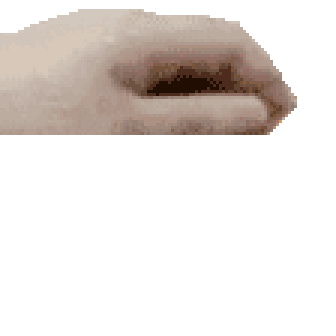
#> input picture assets/hand_frames/00.png, 112 x 112 px (shown 3 times larger); its folder holds only this picture in this run
$ python generate_headpat.py assets/hand_frames/00.png
#> lines starting #> are read from the running program, lines starting #| are printed output that depends on the picture; after the words box and inside, x2 and y2 are one past the last pixel; in counts of white or black regions, pixels touching at a corner belong together
#> in main, char is the input picture: PIL image 112x112 RGBA; mean R, G, B, A 48.9, 42.9, 39.3, 73.2
#!/usr/bin/env python3
"""
generate_headpat.py
Squish-enabled headpat generator (WebM VP9 with alpha).

Usage:
  python generate_headpat.py char.png --size 512 --fps 30 --crf 32 --scale 0.9 \
    --hand-dir assets/hand_frames --squish-mode cosine --squish-min 0.88 \
    --widen 0.12 --anchor top -o outputs/headpat.webm
"""
import argparse, os, sys, tempfile, subprocess, math, re, glob, shutil
from PIL import Image

def natural_key(s):
    return [int(t) if t.isdigit() else t.lower() for t in re.split(r'(\d+)', s)]

def list_hand_frames(hand_dir):
    exts = ('.png', '.webp')
    files = [f for f in glob.glob(os.path.join(hand_dir, '*')) if os.path.splitext(f)[1].lower() in exts]
    files.sort(key=natural_key)
    if not files:
        raise FileNotFoundError(f"No hand frames found in {hand_dir}")
    return files

def premultiply_alpha(img: Image.Image) -> Image.Image:
    if img.mode != "RGBA":
        img = img.convert("RGBA")
    r, g, b, a = img.split()
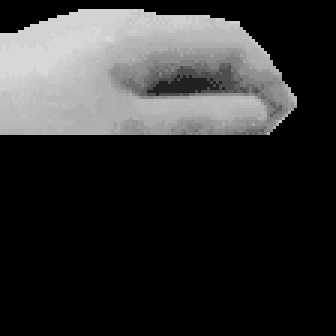
#> r: PIL image 112x112 L (shown 3 times larger); min 0, max 215, mean 48.9
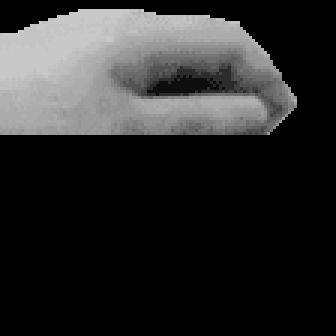
#> g: PIL image 112x112 L (shown 3 times larger); min 0, max 200, mean 42.9
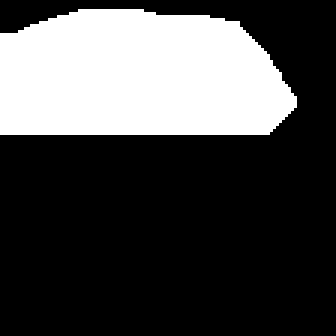
#> a: PIL image 112x112 L (shown 3 times larger); 28.7% white; 1 white region, box (x1, y1, x2, y2) and area: (0, 3, 99, 45) 3603
    r = Image.composite(r, Image.new("L", img.size, 0), a)
    g = Image.composite(g, Image.new("L", img.size, 0), a)
    b = Image.composite(b, Image.new("L", img.size, 0), a)
    return Image.merge("RGBA", (r, g, b, a))

def resize_keep_aspect(img: Image.Image, target_h: int, target_w: int = None) -> Image.Image:
#> called with target_h = 461
    w, h = img.size
#> w = 112; h = 112
    if target_w is None:
        ratio = target_h / h
#> ratio = 4.12
        target_w = max(1, int(round(w * ratio)))
#> target_w = 461
    return img.resize((target_w, target_h), Image.BICUBIC)

def pat_curve_cosine(phase: float) -> float:
    # 0..1 smooth down-up
    return 0.5 * (1 - math.cos(2 * math.pi * phase))

def pat_curve_triangle(phase: float) -> float:
    x = phase % 1.0
    return 1.0 - abs((x * 2.0) - 1.0)

def main():
    p = argparse.ArgumentParser()
    p.add_argument("image", help="Character image (PNG with alpha recommended)")
    p.add_argument("--size", type=int, default=512, help="Output canvas (square) size")
    p.add_argument("--fps", type=int, default=30, help="Frames per second")
    p.add_argument("--crf", type=int, default=32, help="VP9 quality (lower = better)")
    p.add_argument("--scale", type=float, default=0.9, help="Character base height / canvas (0..1)")
    p.add_argument("--hand-dir", type=str, default=os.path.join('assets','hand_frames'), help="Directory with hand frames (PNG/WebP)")
    p.add_argument("--squish-mode", choices=["none","cosine","triangle"], default="cosine", help="Animate squish shape")
    p.add_argument("--squish-min", type=float, default=0.88, help="Minimum vertical scale at impact")
    p.add_argument("--widen", type=float, default=0.12, help="Horizontal widen amount at impact (0..1)")
    p.add_argument("--anchor", choices=["center","top"], default="top", help="Anchor point during squish")
    p.add_argument("--offset-x", type=int, default=0, help="Nudge character horizontally (px)")
    p.add_argument("--offset-y", type=int, default=0, help="Nudge character vertically (px)")
    p.add_argument("-o","--output", default="outputs/headpat.webm", help="Output webm path")
    args = p.parse_args()

    os.makedirs(os.path.dirname(args.output), exist_ok=True)

    char = Image.open(args.image).convert("RGBA")
    char = premultiply_alpha(char)

    base_h = int(round(args.size * args.scale))
    base_char = resize_keep_aspect(char, base_h)
    base_w, base_h = base_char.size
#> base_w = 461; base_h = 461

    if args.anchor == "center":
        base_x = (args.size - base_w) // 2 + args.offset_x
        base_y = (args.size - base_h) // 2 + args.offset_y
    else:
        base_x = (args.size - base_w) // 2 + args.offset_x
#> base_x = 25
        base_y = (args.size - base_h) // 2 + args.offset_y
#> base_y = 25
        top_y_fixed = base_y
#> top_y_fixed = 25

    hand_frames = list_hand_frames(args.hand_dir)
    N = len(hand_frames)

    curve_fn = pat_curve_cosine if args.squish_mode == "cosine" else (pat_curve_triangle if args.squish_mode == "triangle" else (lambda p: 0.0))

    tmpdir = tempfile.mkdtemp(prefix="headpat_frames_")
    try:
        for i, hand_path in enumerate(hand_frames):
            phase = i / N
            down = curve_fn(phase)
            sy = 1.0 - (1.0 - args.squish_min) * down
            sx = 1.0 + (args.widen * (1.0 - sy) / max(1e-6, (1.0 - args.squish_min))) if args.widen > 0 else 1.0

            fh = max(1, int(round(base_h * sy)))
#> fh = 461
            fw = max(1, int(round(base_w * sx)))
#> fw = 461
            char_frame = base_char.resize((fw, fh), Image.BICUBIC)

            canvas = Image.new("RGBA", (args.size, args.size), (0,0,0,0))
#> canvas: PIL image 512x512 RGBA; every value is 0
            if args.anchor == "center":
                x = (args.size - fw) // 2 + args.offset_x
                y = (args.size - fh) // 2 + args.offset_y
            else:
                x = (args.size - fw) // 2 + args.offset_x
#> x = 25
                y = top_y_fixed + (0 if fh <= base_h else 0)  # keep top pinned
#> y = 25
            canvas.alpha_composite(char_frame, (x, y))
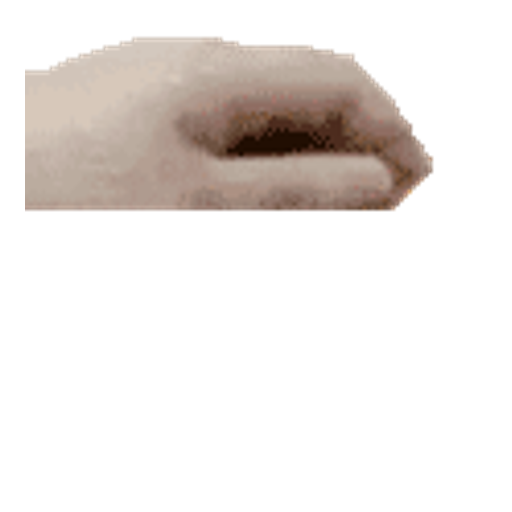
#> canvas: PIL image 512x512 RGBA; mean R, G, B, A 41.1, 36.1, 33, 59.4; transparent parts drawn white

            hand = Image.open(hand_path).convert("RGBA")
            if hand.size != (args.size, args.size):
                hand = hand.resize((args.size, args.size), Image.NEAREST)
            canvas.alpha_composite(hand, (0,0))

            frame_path = os.path.join(tmpdir, f"frame_{i:04d}.png")
            canvas.save(frame_path, "PNG")

        cmd = [
            "ffmpeg", "-y",
            "-framerate", str(args.fps),
            "-i", os.path.join(tmpdir, "frame_%04d.png"),
            "-c:v", "libvpx-vp9",
            "-pix_fmt", "yuva420p",
            "-auto-alt-ref", "0",
            "-b:v", "0",
            "-crf", str(args.crf),
            "-row-mt", "1", "-cpu-used", "4",
            args.output,
        ]
        proc = subprocess.run(cmd, stdout=subprocess.PIPE, stderr=subprocess.STDOUT, text=True)
        with open(args.output + ".log.txt", "w", encoding="utf-8") as f:
            f.write(proc.stdout)
        if proc.returncode != 0 or not os.path.exists(args.output):
            raise SystemExit("ffmpeg failed; check log: " + args.output + ".log.txt")
        print("Wrote", args.output)
    finally:
        shutil.rmtree(tmpdir, ignore_errors=True)

if __name__ == "__main__":
    main()
#> (the call stopped at in main, `proc = subprocess.run(cmd, stdout=subprocess.PIPE, stderr=subprocess.S..`: subprocess is not available in this run)
